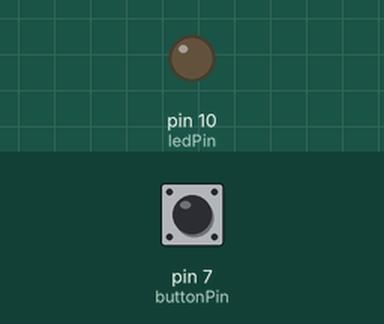
A sketch run on a simulated Arduino Uno, built with avr-gcc and run on an emulated ATmega328P. On the bench: output pins drawn as LEDs (lit = HIGH). The test bench sets the inputs (shaded band); at power-on: pin 7 (buttonPin) LOW.

Above: at 1.2 s.
1.3 s: pin 7 (buttonPin) pulled HIGH for 0.15 s
At 1.4 s:
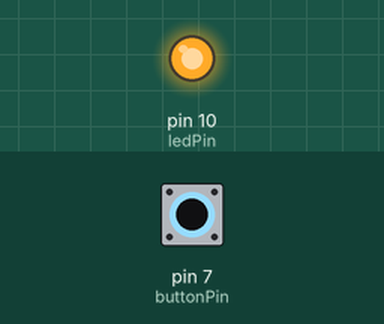
3.0 s: pin 7 (buttonPin) pulled HIGH for 3.2 s
At 6.8 s:
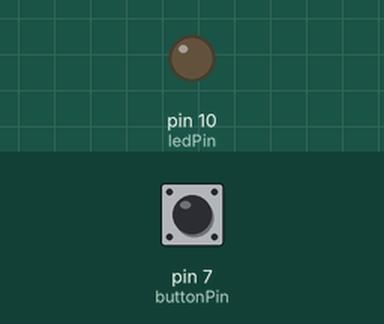
Timing chart, 0 to 8.3 s (numbered marks = the images above; inputs shaded):
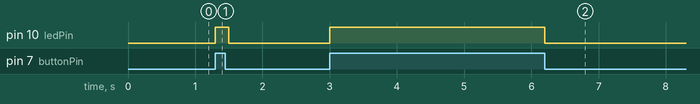

Measured:
- after the input at 1.3 s, pin 10 (ledPin): LOW → HIGH at once, → LOW 0.20 s later
- after the input at 3.0 s, pin 10 (ledPin): LOW → HIGH at once, → LOW 3.2 s later

The sketch:

Blink_led_botao.ino
```cpp
/*
* Aula 01:
* Pratica 03: Ligar um led com botão
* 21/04/2022
*/
#define buttonPin 7 //Define buttonPin no pino digital 7
#define ledPin  10 //Define ledPin no pino digital 10

int estadoButton = 0;//Variável responsável por armazenar o estado do botão (ligado/desligado)

void setup() {
  pinMode(ledPin , OUTPUT);//Define ledPin (pino 10) como saída
  pinMode(buttonPin , INPUT);//Define buttonPin (pino 7) como entrada
}

void loop() {
  estadoButton = digitalRead(buttonPin);//Lê o valor de buttonPin e armazena em estadoButton
  if (estadoButton == HIGH) {//Se estadoButton for igual a HIGH ou 1
    digitalWrite(ledPin , HIGH);//Define ledPin como HIGH, ligando o LED
    delay(100);//Intervalo de 100 milissegundos
  }
  else { //Senão = estadoButton for igual a LOW ou 0
    digitalWrite(ledPin, LOW);//Define ledPin como LOW, desligando o LED
  }

}
```
